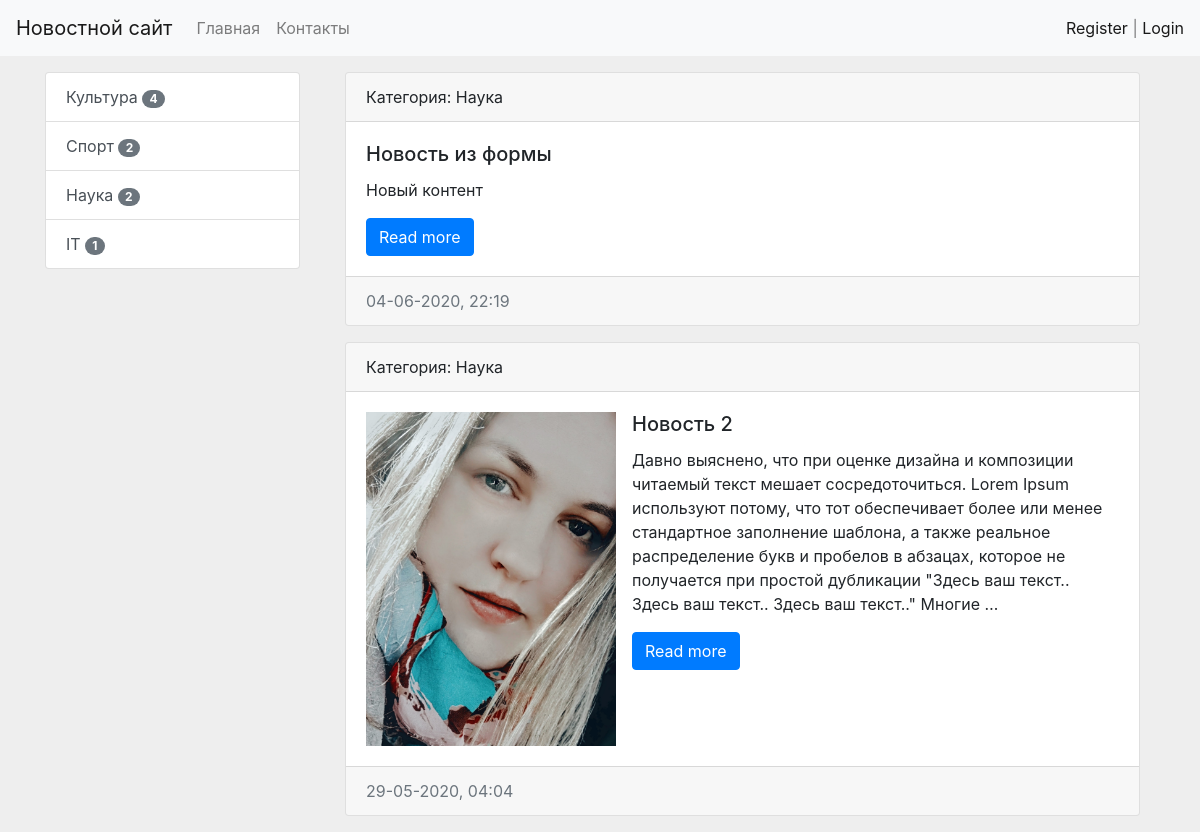
Screenshot of /cat/4/ with the database file from the repository.
### news/models.py (models this page shows, shortened)
class Category(models.Model):
    title = models.CharField(max_length=150, db_index=True, verbose_name='Категории')
    def get_absolute_url(self):
        return reverse_lazy('category', kwargs={'category_id': self.pk})
    def __str__(self):
        return self.title
    class Meta:
        verbose_name = 'Категория'
        verbose_name_plural = 'Категории'
        ordering = ['title']

class News(models.Model):
    title = models.CharField(max_length=150, verbose_name='Заголовок')
    content = models.TextField(blank=True, verbose_name='Контент')
    created_at = models.DateTimeField(auto_now_add=True, verbose_name='Создано')
    updated_at = models.DateTimeField(auto_now=True, verbose_name='Обновлено')
    photo = models.ImageField(blank=True, upload_to='photos/%Y/%m/', verbose_name='Фото')
    is_published = models.BooleanField(default=True, verbose_name='Опубликовано')
    category = models.ForeignKey('Category', on_delete=models.PROTECT, verbose_name='Категория')
    views = models.IntegerField(default=0)
    def get_absolute_url(self):
        return reverse_lazy('view_news', kwargs={'pk': self.pk})
    class Meta:
        verbose_name = 'Новость'
        verbose_name_plural = 'Новости'
        ordering = ['-created_at', 'title']

### news/views.py (the view)
# urls.py: path('cat/<int:category_id>/', CategoryNews.as_view(), name='category'),
class CategoryNews(ListView, MyMixin):
    model = News
    template_name = 'news/category.html'
    context_object_name = 'news'
    allow_empty = False
    paginate_by = 3
    def get_queryset(self):
        return News.objects.filter(category_id=self.kwargs['category_id'], is_published=True).select_related('category')
    def get_context_data(self, **kwargs):
        context = super().get_context_data(**kwargs)
        context['title'] = self.get_upper(Category.objects.get(pk=self.kwargs['category_id']))
        return context

### news/templatetags/news_tags.py (called while the page is built)
@register.inclusion_tag('news/list_categories.html')
def show_categories():
    categories = Category.objects.annotate(cnt=Count('news', filter=F('news__is_published'))).filter(cnt__gt=0)
    return {'categories': categories}

### news/utils.py (called while the page is built)
    def get_upper(self, s):
        if isinstance(s, str):
            return s.upper()
        else:
            return s.title.upper()

### news/templates/news/category.html (shortened to what this page needs)
{% extends 'base.html' %}
{% block sidebar %}
    {% include 'inc/_sidebar.html' %}
{% endblock %}
{% block content %}
    {% for item in news %}
        <div class="col-md-12">
            <div class="card  mb-3">
                <div class="card-header">
                    Категория: {{ item.category }}
                </div>
                <div class="card-body">
                    <div class="media">
                        {% if item.photo %}
                            <img src="{{ item.photo.url }}" alt="" width="250" class="mr-3">
                        {% endif %}
                        <div class="media-body">
                            <h5 class="card-title">{{ item.title }}</h5>
                            <p class="card-text">{{ item.content|truncatewords:50|safe }}</p>
                            <a href="{{ item.get_absolute_url }}" class="btn btn-primary">Read more</a>
                        </div>
                    </div>
                </div>
                <div class="card-footer text-muted">
                    {{ item.created_at|date:'d-m-Y, H:i' }}
                </div>
            </div>
        </div>
    {% endfor %}
{% endblock %}

### news/templates/news/list_categories.html
<div class="list-group">
    {% for cat in categories %}
        <a href="{{ cat.get_absolute_url }}" class="list-group-item list-group-item-action">
            {{ cat.title }}
            <span class="badge badge-secondary badge-pill">{{ cat.cnt }}</span>
        </a>
    {% endfor %}
</div>

### firstsite/static/css/style.css (style rules this page uses)
body { background: #eee; }

### rows the page displays
Category: title "Культура", cnt "4"
Category: title "Спорт", cnt "2"
Category: title "Наука", cnt "2"
Category: title "IT", cnt "1"
News: category "Наука", title "Новость из формы", content "Новый контент", created_at "04-06-2020, 22:19"
News: category "Наука", photo (picture), title "Новость 2", content "Давно выяснено, что при оценке дизайна и композиции читаемый текст мешает сосредоточиться. Lorem Ipsum используют потому, что тот обеспечивает более или менее стандартное заполнение шаблона, а также реальное распределение букв и пробелов в абзацах, которое не получается при простой дубликации \"Здесь ваш текст.. Здесь ваш текст.. Здесь ваш текст..\" Многие …", created_at "29-05-2020, 04:04"
